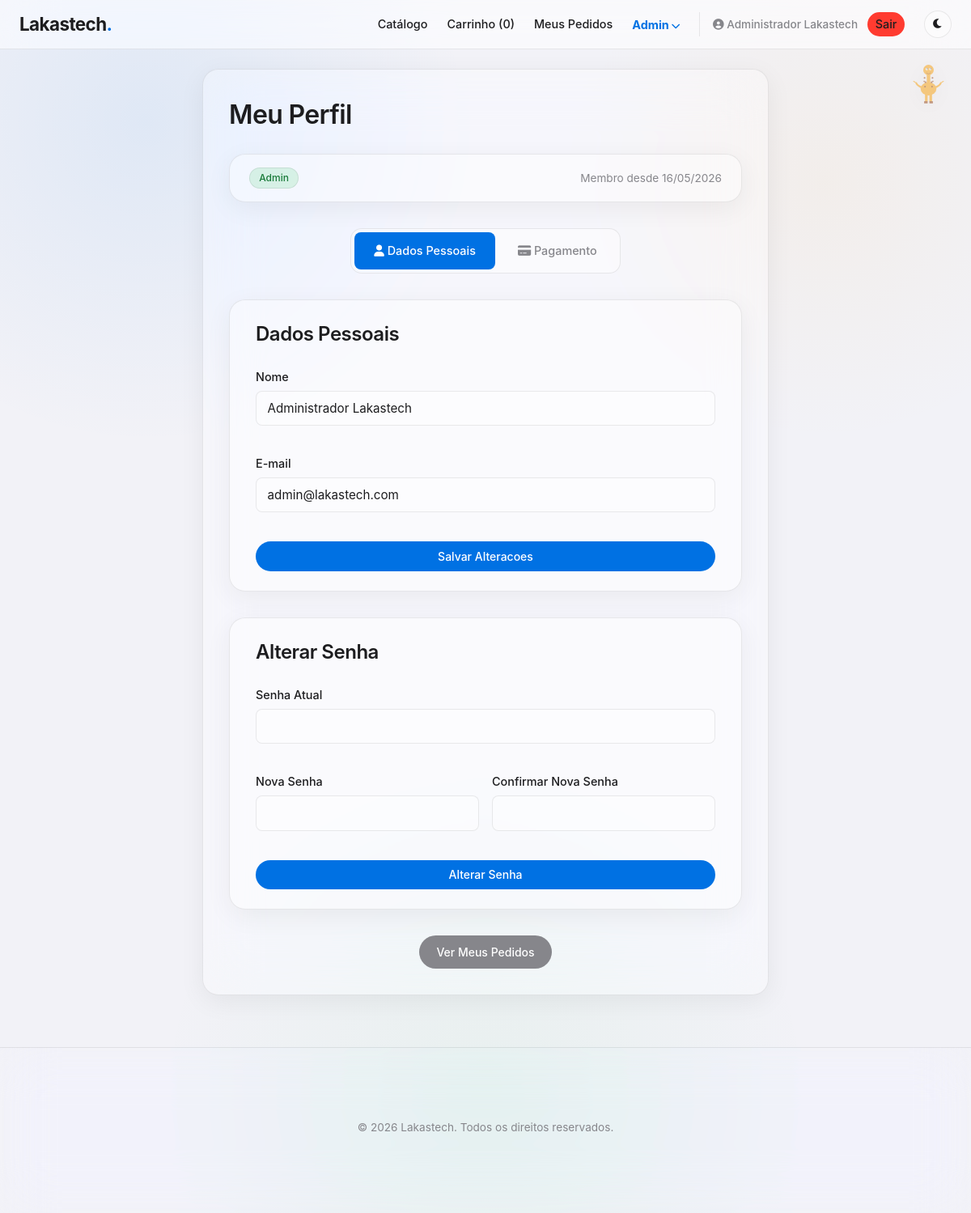
The app's page /perfil.php (signed in) with its own data.
### tables this page shows
CREATE TABLE IF NOT EXISTS usuarios (
    id INT AUTO_INCREMENT PRIMARY KEY,
    nome VARCHAR(100) NOT NULL,
    email VARCHAR(100) NOT NULL UNIQUE,
    senha VARCHAR(255) NOT NULL,
    tipo ENUM('cliente', 'admin') DEFAULT 'cliente',
    criado_em TIMESTAMP DEFAULT CURRENT_TIMESTAMP,
    pagamento_info TEXT DEFAULT NULL
);

### perfil.php (the view, shortened to what this page needs)
<?php
require_once 'header.php';
$animais = '<div class="animal-corner animal-corner-tr">' . animal_girafa(65) . '</div>';
$usuario_id = $_SESSION['usuario_id'];
$tab = $_GET['tab'] ?? 'dados';
$stmt = $conn->prepare("SELECT id, nome, email, tipo, criado_em, COALESCE(pagamento_info, '{}') as pagamento_info FROM usuarios WHERE id = ?");
$stmt->bind_param("i", $usuario_id);
$stmt->execute();
$usuario = $stmt->get_result()->fetch_assoc();
?>
<div class="container" style="max-width: 700px;">
    <h1>Meu Perfil</h1>
    <div class="section-card" style="padding: 1rem 1.5rem;">
        <div class="flex-between">
            <span class="badge <?php echo $usuario['tipo'] === 'admin' ? 'badge-success' : 'badge-stock'; ?>">
                <?php echo ucfirst($usuario['tipo']); ?>
            </span>
            <span class="text-muted" style="font-size: 0.85rem;">
                Membro desde <?php echo date('d/m/Y', strtotime($usuario['criado_em'])); ?>
            </span>
        </div>
    </div>
    <div class="tabs-wrap">
        <div class="tabs">
            <a href="?tab=dados" class="tab <?php echo $tab === 'dados' ? 'active' : ''; ?>">
                <i class="fas fa-user"></i> Dados Pessoais
            </a>
            <a href="?tab=pagamento" class="tab <?php echo $tab === 'pagamento' ? 'active' : ''; ?>">
                <i class="fas fa-credit-card"></i> Pagamento
            </a>
        </div>
    </div>
    <?php if ($tab === 'dados'): ?>
    <div class="section-card">
        <h2>Dados Pessoais</h2>
        <form method="post" class="form-grid">
            <div class="form-group">
                <label>Nome</label>
                <input type="text" name="nome" value="<?php echo htmlspecialchars($usuario['nome']); ?>" required>
            </div>
            <div class="form-group">
                <label>E-mail</label>
                <input type="email" name="email" value="<?php echo htmlspecialchars($usuario['email']); ?>" required>
            </div>
            <button type="submit" name="atualizar_perfil" class="btn btn-primary">Salvar Alteracoes</button>
        </form>
    </div>
    <div class="section-card">
        <h2>Alterar Senha</h2>
        <form method="post" class="form-grid">
            <div class="form-group">
                <label>Senha Atual</label>
                <input type="password" name="senha_atual" required minlength="6">
            </div>
            <div class="form-row">
                <div class="form-group">
                    <label>Nova Senha</label>
                    <input type="password" name="nova_senha" required minlength="6">
                </div>
                <div class="form-group">
                    <label>Confirmar Nova Senha</label>
                    <input type="password" name="confirmar_senha" required minlength="6">
                </div>
            </div>
            <button type="submit" name="alterar_senha" class="btn btn-primary">Alterar Senha</button>
        </form>
    </div>
    <div style="text-align: center;">
        <a href="pedidos.php" class="btn btn-secondary">Ver Meus Pedidos</a>
    </div>
    <?php endif; ?>
</div>
<?php echo $animais; ?>
<?php require_once 'footer.php'; ?>

### style.css (style rules this page uses)
:root { --primary: #0071e3; --primary-hover: #0060c9; --secondary: #86868b; --accent: #f5a623; --danger: #ff3b30; --success: #34c759; --background: #f2f2f7; --card: rgba(255, 255, 255, 0.35); --text: #1d1d1f; --text-light: #86868b; --border: rgba(0, 0, 0, 0.08); --shadow: 0 8px 32px rgba(0, 0, 0, 0.06); --shadow-lg: 0 20px 60px rgba(0, 0, 0, 0.08); --nav-bg: rgba(255, 255, 255, 0.55); --glass-blur: 32px; --radius-sm: 8px; --radius-md: 14px; --radius-lg: 20px; }
* { margin: 0; padding: 0; box-sizing: border-box; font-family: 'Inter', system-ui, -apple-system, sans-serif; }
body { background-color: var(--background); color: var(--text); line-height: 1.5; transition: background-color 0.3s, color 0.3s; min-height: 100vh; background-image: radial-gradient(1000px circle at 15% 10%, rgba(0, 113, 227, 0.08), transparent 40%), radial-gradient(800px circle at 85% 15%, rgba(245, 166, 35, 0.06), transparent 40%), radial-gradient(900px circle at 50% 90%, rgba(52, 199, 89, 0.05), transparent 45%); }
.card, .container, .navbar, header, .product-card, .login-container, footer, .glass { backdrop-filter: blur(var(--glass-blur)) saturate(180%); -webkit-backdrop-filter: blur(var(--glass-blur)) saturate(180%); }
.product-card, .login-container, footer .container, input, textarea, select { background: var(--card); }
.container { max-width: 1000px; margin: 1.5rem auto 2rem; background: var(--card); padding: 2rem; border-radius: var(--radius-lg); box-shadow: var(--shadow); border: 1px solid var(--border); }
h1, h2 { margin-bottom: 1.5rem; color: var(--text); font-weight: 600; letter-spacing: -0.02em; }
h1 { font-size: 2rem; }
h2 { font-size: 1.5rem; }
.btn { display: inline-block; padding: 0.55rem 1.25rem; border-radius: 980px; font-weight: 500; text-decoration: none; cursor: pointer; transition: all 0.2s ease; border: 1px solid transparent; font-size: 0.875rem; text-align: center; }
.btn-primary { background: var(--primary); color: white; }
.btn-secondary { background: var(--secondary); color: white; }
.form-group { margin-bottom: 1.25rem; }
label { display: block; margin-bottom: 0.4rem; font-weight: 500; font-size: 0.9rem; }
input, textarea, select { width: 100%; padding: 0.7rem 0.85rem; border: 1px solid var(--border); border-radius: var(--radius-sm); font-size: 0.95rem; color: var(--text); background: var(--card); transition: border-color 0.2s; }
.badge { padding: 0.2rem 0.7rem; border-radius: 9999px; font-size: 0.75rem; font-weight: 500; border: 1px solid var(--border); }
.badge-success { background: rgba(52, 199, 89, 0.15); color: #1a7a3a; }
.section-card { background: var(--card); padding: 1.5rem 2rem; border-radius: var(--radius-lg); box-shadow: var(--shadow); border: 1px solid var(--border); margin-bottom: 2rem; }
.flex-between { display: flex; justify-content: space-between; align-items: center; }
.text-muted { color: var(--text-light); }
.form-grid { display: grid; gap: 1rem; }
.form-row { display: grid; grid-template-columns: 1fr 1fr; gap: 1rem; }
.animal-corner { position: fixed; z-index: 50; pointer-events: none; opacity: 0.5; transition: opacity 0.3s, transform 0.3s; }
.animal-corner-tr { top: 80px; right: 20px; }

### perfil.php (style rules this page uses)
.tabs { display: inline-flex; gap: 0.25rem; margin-bottom: 2rem; background: var(--card); border-radius: var(--radius-md); padding: 0.25rem; border: 1px solid var(--border); }
.tab { padding: 0.75rem 1.5rem; text-align: center; border-radius: var(--radius-sm); text-decoration: none; color: var(--text-light); font-weight: 500; font-size: 0.9rem; transition: all 0.2s; white-space: nowrap; }
.tab.active { background: var(--primary); color: white; }
.tabs-wrap { text-align: center; }

### records on screen
usuarios: tipo "Admin", criado_em "16/05/2026", nome "Administrador Lakastech", email "admin@lakastech.com"

### other values on screen
count($_SESSION['carrinho'] ?? []) "0"
$_SESSION['usuario_nome'] "Administrador Lakastech"
